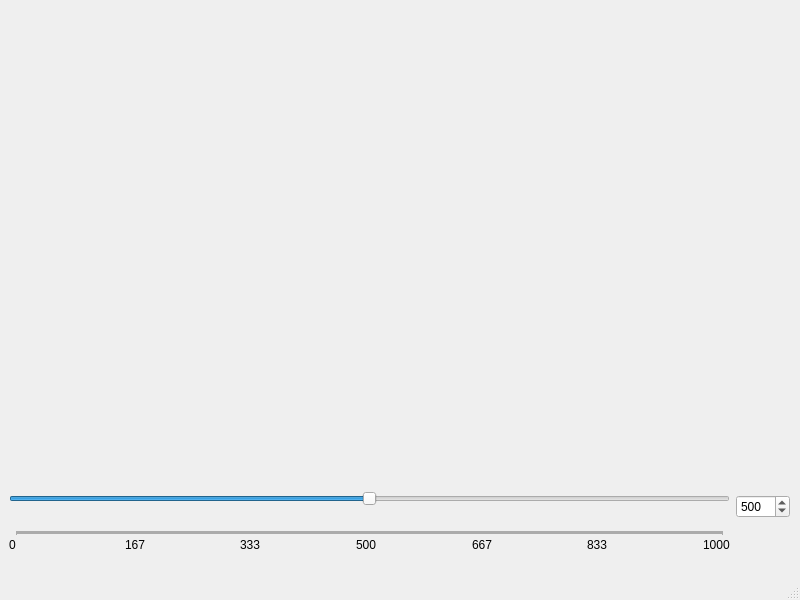
<?xml version="1.0" encoding="UTF-8"?>
<ui version="4.0">
 <class>MainWindow</class>
 <widget class="QMainWindow" name="MainWindow">
  <property name="geometry">
   <rect>
    <x>0</x>
    <y>0</y>
    <width>800</width>
    <height>600</height>
   </rect>
  </property>
  <property name="windowTitle">
   <string>MainWindow</string>
  </property>
  <widget class="QWidget" name="centralwidget">
   <property name="sizePolicy">
    <sizepolicy hsizetype="Preferred" vsizetype="Preferred">
     <horstretch>0</horstretch>
     <verstretch>0</verstretch>
    </sizepolicy>
   </property>
   <layout class="QVBoxLayout" name="verticalLayout_2" stretch="2,1">
    <property name="rightMargin">
     <number>10</number>
    </property>
    <property name="bottomMargin">
     <number>5</number>
    </property>
    <item>
     <layout class="QHBoxLayout" name="horizontalLayout_2">
      <item>
       <widget class="PlotWidget" name="GLineWidget" native="true">
        <property name="sizePolicy">
         <sizepolicy hsizetype="Preferred" vsizetype="Preferred">
          <horstretch>0</horstretch>
          <verstretch>0</verstretch>
         </sizepolicy>
        </property>
        <property name="minimumSize">
         <size>
          <width>457</width>
          <height>425</height>
         </size>
        </property>
       </widget>
      </item>
      <item>
       <widget class="PlotWidget" name="ScatterWidget" native="true">
        <property name="enabled">
         <bool>true</bool>
        </property>
        <property name="sizePolicy">
         <sizepolicy hsizetype="Preferred" vsizetype="Preferred">
          <horstretch>0</horstretch>
          <verstretch>0</verstretch>
         </sizepolicy>
        </property>
        <property name="minimumSize">
         <size>
          <width>275</width>
          <height>425</height>
         </size>
        </property>
       </widget>
      </item>
     </layout>
    </item>
    <item>
     <layout class="QHBoxLayout" name="horizontalLayout_3" stretch="15,1">
      <property name="topMargin">
       <number>0</number>
      </property>
      <item>
       <layout class="QVBoxLayout" name="verticalLayout" stretch="8,2">
        <property name="spacing">
         <number>0</number>
        </property>
        <property name="topMargin">
         <number>30</number>
        </property>
        <property name="bottomMargin">
         <number>20</number>
        </property>
        <item>
         <widget class="QSlider" name="ThresholdSlider">
          <property name="sizePolicy">
           <sizepolicy hsizetype="Minimum" vsizetype="Preferred">
            <horstretch>0</horstretch>
            <verstretch>0</verstretch>
           </sizepolicy>
          </property>
          <property name="maximum">
           <number>1000</number>
          </property>
          <property name="value">
           <number>500</number>
          </property>
          <property name="sliderPosition">
           <number>500</number>
          </property>
          <property name="orientation">
           <enum>Qt::Horizontal</enum>
          </property>
          <property name="tickPosition">
           <enum>QSlider::TicksBelow</enum>
          </property>
          <property name="tickInterval">
           <number>1</number>
          </property>
         </widget>
        </item>
        <item>
         <layout class="QHBoxLayout" name="horizontalLayout" stretch="1,1,1,1,1,1,0">
          <property name="spacing">
           <number>0</number>
          </property>
          <item>
           <widget class="QLabel" name="label">
            <property name="text">
             <string>0</string>
            </property>
           </widget>
          </item>
          <item>
           <widget class="QLabel" name="label_4">
            <property name="text">
             <string>167</string>
            </property>
           </widget>
          </item>
          <item>
           <widget class="QLabel" name="label_5">
            <property name="text">
             <string>333</string>
            </property>
           </widget>
          </item>
          <item>
           <widget class="QLabel" name="label_3">
            <property name="text">
             <string>500</string>
            </property>
           </widget>
          </item>
          <item>
           <widget class="QLabel" name="label_6">
            <property name="text">
             <string>667</string>
            </property>
           </widget>
          </item>
          <item>
           <widget class="QLabel" name="label_7">
            <property name="text">
             <string>833</string>
            </property>
           </widget>
          </item>
          <item>
           <widget class="QLabel" name="label_2">
            <property name="text">
             <string>1000</string>
            </property>
           </widget>
          </item>
         </layout>
        </item>
       </layout>
      </item>
      <item>
       <widget class="QSpinBox" name="spinBox">
        <property name="sizePolicy">
         <sizepolicy hsizetype="Preferred" vsizetype="Fixed">
          <horstretch>0</horstretch>
          <verstretch>0</verstretch>
         </sizepolicy>
        </property>
        <property name="maximum">
         <number>1000</number>
        </property>
        <property name="value">
         <number>500</number>
        </property>
       </widget>
      </item>
     </layout>
    </item>
   </layout>
  </widget>
  <widget class="QMenuBar" name="menubar">
   <property name="geometry">
    <rect>
     <x>0</x>
     <y>0</y>
     <width>800</width>
     <height>26</height>
    </rect>
   </property>
  </widget>
  <widget class="QStatusBar" name="statusbar"/>
 </widget>
 <customwidgets>
  <customwidget>
   <class>PlotWidget</class>
   <extends>QWidget</extends>
   <header>pyqtgraph</header>
   <container>1</container>
  </customwidget>
 </customwidgets>
 <resources/>
 <connections>
  <connection>
   <sender>ThresholdSlider</sender>
   <signal>valueChanged(int)</signal>
   <receiver>spinBox</receiver>
   <slot>setValue(int)</slot>
   <hints>
    <hint type="sourcelabel">
     <x>642</x>
     <y>390</y>
    </hint>
    <hint type="destinationlabel">
     <x>711</x>
     <y>382</y>
    </hint>
   </hints>
  </connection>
  <connection>
   <sender>spinBox</sender>
   <signal>valueChanged(int)</signal>
   <receiver>ThresholdSlider</receiver>
   <slot>setValue(int)</slot>
   <hints>
    <hint type="sourcelabel">
     <x>721</x>
     <y>386</y>
    </hint>
    <hint type="destinationlabel">
     <x>650</x>
     <y>386</y>
    </hint>
   </hints>
  </connection>
 </connections>
</ui>
